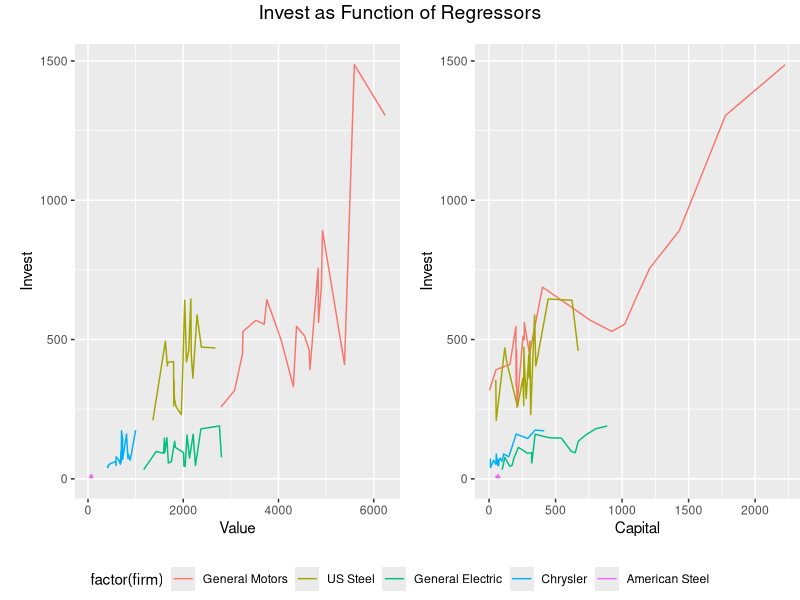

The R source for this figure:
## ---- chunk 1
data(Grunfeld, package = "AER")
pooled_model <- lm(invest ~ value + capital, data = Grunfeld)
output <- capture.output(summary(pooled_model))
cat(noquote(output[10:13]), fill = getOption("width"))
cat(noquote(""))
cat(noquote(output[17:19]), fill = getOption("width"))
## ---- chunk 2
library(ggplot2)
library(grid)
library(gridExtra)
library(plm)
## ---- chunk 3
panel_data <- pdata.frame(Grunfeld, index = c("firm", "year"))

value_graph <- ggplot(Grunfeld[c(1:80, 201:220), ], aes(x = value, y = invest, color = factor(firm))) + geom_line() + theme(legend.position = "none", plot.margin = unit(c(1, 0, 1, 1), "lines")) + 
  labs(y = "Invest", x = "Value")

capital_graph <- ggplot(Grunfeld[c(1:80, 201:220), ], aes(x = capital, y = invest, color = factor(firm))) + 
  geom_line() + theme(legend.direction = "horizontal", plot.margin = unit(c(1, 0, 1, 1), "lines")) + 
  labs(y = "Invest", x = "Capital")

get_legend<-function(myggplot){
  tmp <- ggplot_gtable(ggplot_build(myggplot))
  leg <- which(sapply(tmp$grobs, function(x) x$name) == "guide-box")
  legend <- tmp$grobs[[leg]]
  return(legend)
}
legend <- get_legend(capital_graph)

capital_graph <- capital_graph + theme(legend.position = "none")

grid.arrange(value_graph, capital_graph, legend, ncol = 2, nrow = 2, layout_matrix = rbind(c(1, 2), c(3, 3)), widths = c(2.7, 2.7), heights = c(2.5, 0.2), top = textGrob("Invest as Function of Regressors", gp = gpar(fontsize = 14, font = 1)))
## ---- chunk 4
pdwtest(invest ~ value + capital, data = panel_data, model = "pooling")
## ---- chunk 5
fixed_effects_model <- lm(invest ~ value + capital + firm - 1, data = Grunfeld)
output <- capture.output(summary(fixed_effects_model))
cat(noquote(output[10:23]), fill = getOption("width"))
cat(noquote(""))
cat(noquote(""))
cat(noquote(output[27:29]), fill = getOption("width"))
## ---- chunk 6
pdwtest(invest ~ value + capital, data = panel_data, model = "within")
## ---- chunk 7
random_effects_model <- plm(invest ~ value + capital, data = panel_data, model = "random")
output <- capture.output(summary(random_effects_model))
noquote(output[9])
noquote(c(output[10], "", output[11], "", output[12], "", output[13]))
cat(noquote(""))
noquote(output[18:23])
cat(noquote(""))
cat(noquote(""))
noquote(output[27:31])
## ---- chunk 8
pdwtest(invest ~ value + capital, data = panel_data, model = "random")
## ---- chunk 9
p_fixed_effects_model <- plm(invest ~ value + capital, data = panel_data, model = "within")

phtest(p_fixed_effects_model, random_effects_model)
## ---- chunk 10
rho_vector <- 1:2

for(i in 1:11){
  subset_data <- Grunfeld[((i - 1) * 20 + 1):((i - 1) * 20 + 20), ]
  e <- lm(invest ~ value + capital - 1, data = subset_data)$residuals
  numerator <- 0
  for(j in 2:length(e)){
    numerator <- numerator + (e[j] * e[j - 1])
  }
  rho_vector[i] <- numerator / sum(e^2)
}

transformed_data <- Grunfeld

for(i in 1:11){
  rho <- rho_vector[i]
  for(j in ((i - 1) * 20 + 20):((i - 1) * 20 + 2)){
    transformed_data[j, 1:3] <- transformed_data[j, 1:3] - rho * transformed_data[j - 1, 1:3]
    # transformed_data[j, 1:3] <- transformed_data[j, 1:3] * (1 - rho^2)^0.5
  }
  transformed_data[(i - 1) * 20 + 1, 1:3] <- transformed_data[(i - 1) * 20 + 1, 1:3] * (1 - rho^2)^0.5
}

transformed_panel_data <- pdata.frame(transformed_data, index = c("firm", "year"))

transformed_random_effects_model <- plm(invest ~ value + capital, data = transformed_panel_data, model = "random")

output <- capture.output(summary(transformed_random_effects_model))

noquote(output[9])
noquote(c(output[10], "", output[11], "", output[12], "", output[13]))
cat(noquote(""))
noquote(output[18:24])
cat(noquote(""))
cat(noquote(""))
noquote(output[27:28])
## ---- chunk 11
pdwtest(invest ~ value + capital, data = transformed_panel_data, model = "random")
